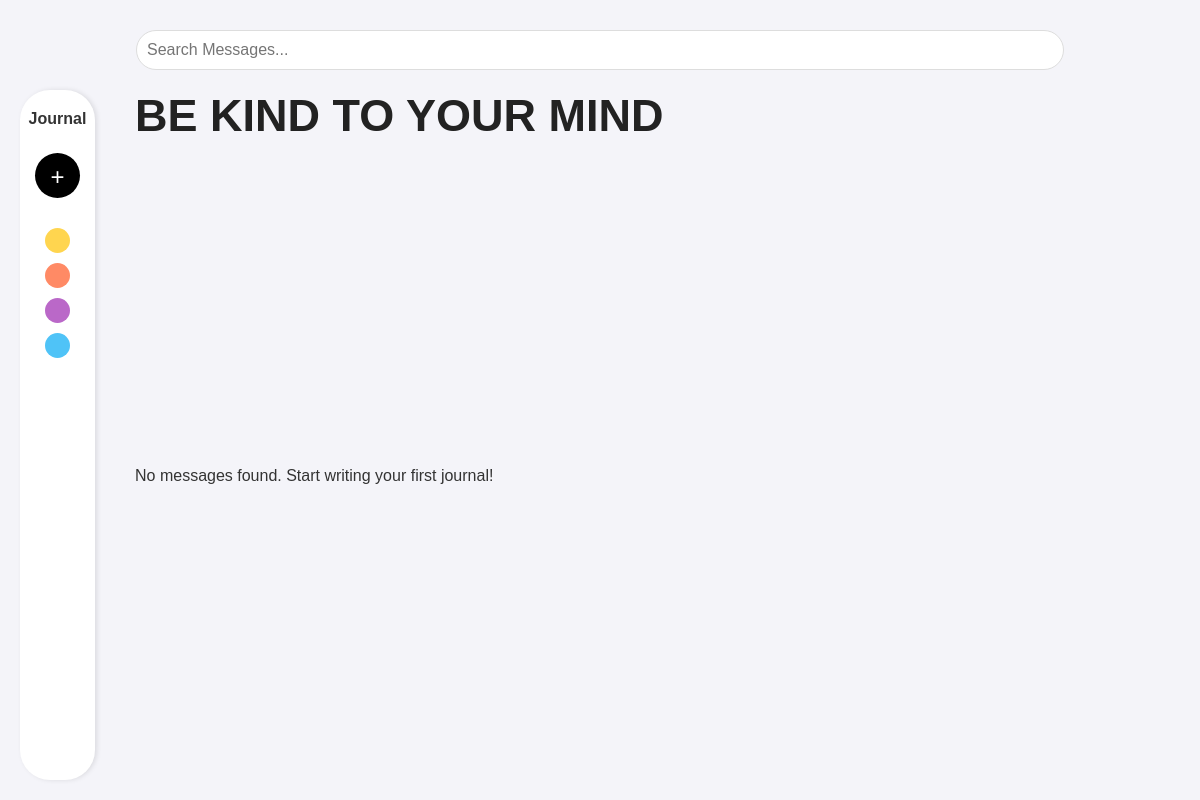
Before: /index.php/wordspace with the older database file.
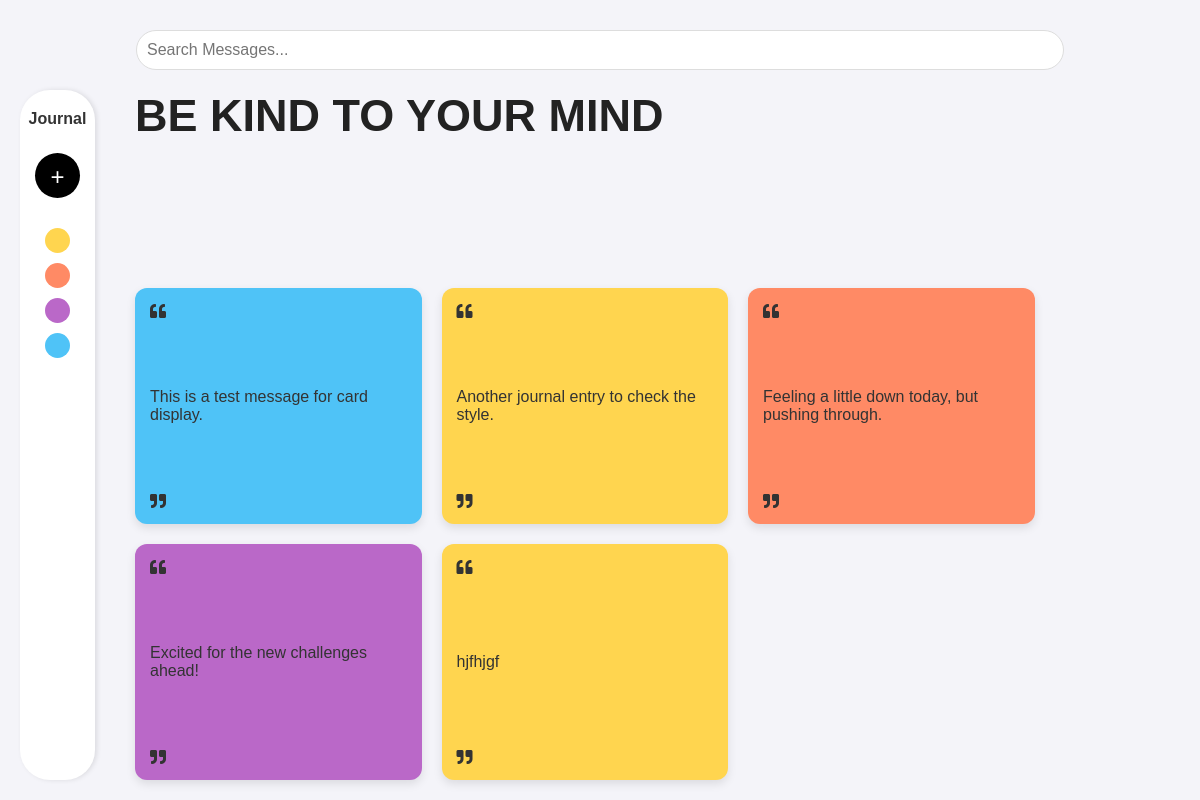
After: the same page with the newer database file.
### tables this page shows
CREATE TABLE `messages` (
  `message_id` int(11) NOT NULL,
  `user_id` int(11) NOT NULL,
  `content` text NOT NULL,
  `color` varchar(7) DEFAULT '#ffffff',
  `created_at` datetime DEFAULT current_timestamp(),
  `updated_at` datetime DEFAULT current_timestamp() ON UPDATE current_timestamp()
);

### application/controllers/Wordspace.php (called while the page is built, shortened)
<?php
class Wordspace extends CI_Controller
{
    public function __construct()
    {
        $this->load->helper('url');
        $this->load->model('Wordspace_model');
    }
    public function index()
    {
        $data['messages'] = $this->Wordspace_model->get_all_messages();
        $this->load->view('user/wordspace', $data);
    }
}

### index.php (called while the page is built, shortened)
<?php
require_once BASEPATH.'core/CodeIgniter.php';

### application/models/Wordspace_model.php (called while the page is built, shortened)
<?php
class Wordspace_model extends CI_Model
{
    public function get_all_messages()
    {
        return $this->db->order_by('created_at', 'DESC')->get('messages')->result_array();
    }
}

### application/views/user/wordspace.php (the view, shortened to what this page needs)
<!DOCTYPE html>
<html lang="en">
<head>
    <link href="https://cdnjs.cloudflare.com/ajax/libs/font-awesome/5.15.3/css/all.min.css" rel="stylesheet" />
    <link rel="stylesheet" href="<?php echo base_url('assets/css/journal.css'); ?>" />
</head>
<body>
    <div class="notes-header">
        <div class="search-bar">
            <input type="text" id="searchInput" class="search-input" placeholder="Search Messages...">
        </div>
    </div>
    <div class="container">
        <aside class="sidebar">
            <h2>Journal</h2>
            <button class="add-btn">+</button>
            <ul class="color-options">
                <li class="color yellow" onclick="showPopup('#ffd54f')"></li>
                <li class="color orange" onclick="showPopup('#ff8a65')"></li>
                <li class="color purple" onclick="showPopup('#ba68c8')"></li>
                <li class="color blue" onclick="showPopup('#4fc3f7')"></li>
            </ul>
        </aside>
        <main class="notes">
            <h1>BE KIND TO YOUR MIND</h1>
            <?php if (!empty($messages)) : ?>
                <?php foreach ($messages as $message) : ?>
                    <div class="note" style="background-color: <?php echo $message['color']; ?>" data-id="<?php echo $message['message_id']; ?>">
                        <i class="fas fa-quote-left"></i>
                        <p><?php echo htmlspecialchars($message['content']); ?></p>
                        <i class="fas fa-quote-right"></i>
                    </div>
                <?php endforeach; ?>
            <?php else : ?>
                <p>No messages found. Start writing your first journal!</p>
            <?php endif; ?>
        </main>
    </div>
</body>
</html>

### assets/css/journal.css (style rules this page uses)
* { margin: 0; padding: 0; box-sizing: border-box; }
body { font-family: Arial, sans-serif; background: #f4f4f9; color: #333; display: flex; flex-direction: column; height: 100vh; padding: 20px; }
.notes-header { text-align: center; margin-bottom: 20px; }
.search-bar input { width: 80%; padding: 10px; border-radius: 25px; border: 1px solid #ddd; font-size: 16px; margin-top: 10px; }
.container { display: flex; justify-content: space-between; flex: 1; gap: 20px; }
.sidebar { background: #fff; width: 75px; display: flex; flex-direction: column; align-items: center; padding: 20px 0; box-shadow: 2px 0 5px rgba(0, 0, 0, 0.1); border-radius: 30px; }
.sidebar h2 { font-size: 1rem; margin-bottom: 20px; text-align: center; }
.add-btn { background: #000; color: #fff; border: none; border-radius: 55%; width: 45px; height: 45px; font-size: 1.5rem; cursor: pointer; margin-bottom: 20px; }
.color-options { list-style: none; padding: 0; }
.color-options .color { width: 25px; height: 25px; border-radius: 50%; margin: 10px 0; cursor: pointer; }
.color.yellow { background: #ffd54f; }
.color.orange { background: #ff8a65; }
.color.purple { background: #ba68c8; }
.color.blue { background: #4fc3f7; }
.notes { flex: 1; display: flex; flex-wrap: wrap; gap: 20px; padding: 0 20px; }
.notes h1 { width: 100%; font-size: 45px; color: #222; margin-bottom: 10px; }
.note { width: calc(32.345% - 45px); min-height: 120px; border-radius: 12px; padding: 15px; box-shadow: 0 4px 10px rgba(0, 0, 0, 0.1); background-color: #fff; display: flex; flex-direction: column; justify-content: space-between; transition: transform 0.3s, box-shadow 0.3s; }
.note p { font-size: 16px; margin: 0; }
button { padding: 10px 15px; border: none; cursor: pointer; border-radius: 6px; font-size: 14px; margin: 5px; transition: background 0.3s; }

Changed rows visible on the page:
added messages: content "This is a test message for card display.", color "#4fc3f7" (drawn)
added messages: content "Another journal entry to check the style."
added messages: content "Feeling a little down today, but pushing through.", color "#ff8a65" (drawn)
added messages: content "Excited for the new challenges ahead!", color "#ba68c8" (drawn)
added messages: content "hjfhjgf"
Other visible differences:
text no longer shown: "No messages found. Start writing your first journal!"
